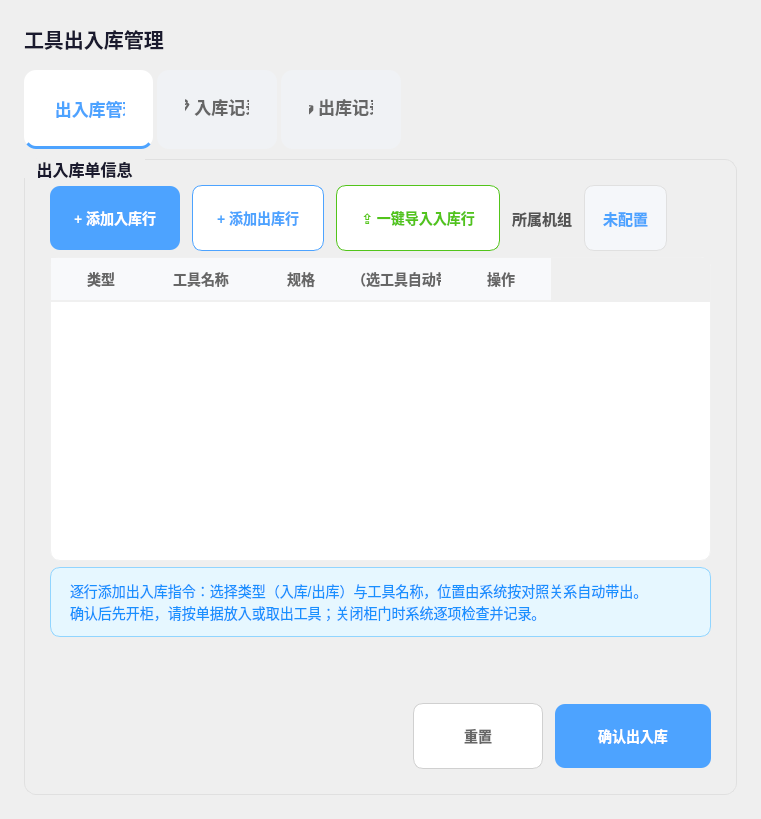
<?xml version="1.0" encoding="UTF-8"?>
<ui version="4.0">
 <class>ToolCheckinPage</class>
 <widget class="QWidget" name="ToolCheckinPage">
  <layout class="QVBoxLayout" name="mainLayout" stretch="0,1">
   <property name="spacing">
    <number>16</number>
   </property>
   <property name="leftMargin">
    <number>24</number>
   </property>
   <property name="topMargin">
    <number>24</number>
   </property>
   <property name="rightMargin">
    <number>24</number>
   </property>
   <property name="bottomMargin">
    <number>24</number>
   </property>
   <item>
    <widget class="QLabel" name="titleLabel">
     <property name="styleSheet">
      <string notr="true">font-size:20px;font-weight:700;color:#1a1a2e;</string>
     </property>
     <property name="text">
      <string>工具出入库管理</string>
     </property>
    </widget>
   </item>
   <item>
    <widget class="QTabWidget" name="tabWidget">
     <property name="styleSheet">
      <string notr="true">QTabWidget::pane { border: none; background: transparent; }
QTabBar::tab { background: #f0f2f5; color: #666; padding: 14px 28px; font-size: 17px; font-weight: 600; border-radius: 12px 12px 0 0; min-height: 48px; margin-right: 4px; }
QTabBar::tab:selected { background: white; color: #4da3ff; border-bottom: 3px solid #4da3ff; }
QTabBar::tab:hover { background: #e8f0fe; }</string>
     </property>
     <widget class="QWidget" name="checkinTab">
      <attribute name="title">
       <string>🔄 出入库管理</string>
      </attribute>
      <layout class="QVBoxLayout" name="checkinLayout">
       <property name="spacing">
        <number>16</number>
       </property>
       <property name="leftMargin">
        <number>0</number>
       </property>
       <property name="topMargin">
        <number>0</number>
       </property>
       <property name="rightMargin">
        <number>0</number>
       </property>
       <property name="bottomMargin">
        <number>0</number>
       </property>
       <item>
        <widget class="QGroupBox" name="panel">
         <property name="sizePolicy">
          <sizepolicy hsizetype="Preferred" vsizetype="Expanding">
           <horstretch>0</horstretch>
           <verstretch>1</verstretch>
          </sizepolicy>
         </property>
         <property name="styleSheet">
          <string notr="true">QGroupBox{font-size:16px;font-weight:700;color:#1a1a2e;
border:1px solid #e0e0e0;border-radius:12px;margin-top:10px;padding:16px;}
QGroupBox::title{padding:0 10px;}</string>
         </property>
         <property name="title">
          <string>出入库单信息</string>
         </property>
         <layout class="QVBoxLayout" name="panelLayout">
          <item>
           <layout class="QHBoxLayout" name="addRowBtnRow">
            <property name="spacing">
             <number>12</number>
            </property>
            <item>
             <widget class="QPushButton" name="addInBtn">
              <property name="minimumSize">
               <size>
                <width>0</width>
                <height>44</height>
               </size>
              </property>
              <property name="cursor">
               <cursorShape>PointingHandCursor</cursorShape>
              </property>
              <property name="styleSheet">
               <string notr="true">QPushButton { background: #4da3ff; color: white; border: none; border-radius: 10px; padding: 10px 24px; font-size: 14px; font-weight: 700; min-height: 44px; }
QPushButton:hover { background: #3d8ae0; }
QPushButton:pressed { background: #2e7bd6; }</string>
              </property>
              <property name="text">
               <string>+ 添加入库行</string>
              </property>
             </widget>
            </item>
            <item>
             <widget class="QPushButton" name="addOutBtn">
              <property name="minimumSize">
               <size>
                <width>0</width>
                <height>44</height>
               </size>
              </property>
              <property name="cursor">
               <cursorShape>PointingHandCursor</cursorShape>
              </property>
              <property name="styleSheet">
               <string notr="true">QPushButton { background: #fff; color: #4da3ff; border: 1px solid #4da3ff; border-radius: 10px; padding: 10px 24px; font-size: 14px; font-weight: 700; min-height: 44px; }
QPushButton:hover { background: #e8f0fe; }
QPushButton:pressed { background: #d6e9ff; }</string>
              </property>
              <property name="text">
               <string>+ 添加出库行</string>
              </property>
             </widget>
            </item>
            <item>
             <widget class="QPushButton" name="batchImportInBtn">
              <property name="minimumSize">
               <size>
                <width>0</width>
                <height>44</height>
               </size>
              </property>
              <property name="cursor">
               <cursorShape>PointingHandCursor</cursorShape>
              </property>
              <property name="styleSheet">
               <string notr="true">QPushButton { background: #fff; color: #52c41a; border: 1px solid #52c41a; border-radius: 10px; padding: 10px 24px; font-size: 14px; font-weight: 700; min-height: 44px; }
QPushButton:hover { background: #f6ffed; }
QPushButton:pressed { background: #d9f7be; }</string>
              </property>
              <property name="text">
               <string>⇪ 一键导入入库行</string>
              </property>
             </widget>
            </item>
            <item>
             <widget class="QLabel" name="machineGroupTitleLabel">
              <property name="styleSheet">
               <string notr="true">font-size:15px;font-weight:600;color:#555;background:transparent;</string>
              </property>
              <property name="text">
               <string>所属机组</string>
              </property>
             </widget>
            </item>
            <item>
             <widget class="QLabel" name="machineGroupLabel">
              <property name="styleSheet">
               <string notr="true">font-size:15px;font-weight:600;color:#4da3ff;
background:#f5f7fa;border:1px solid #e0e0e0;border-radius:10px;
padding:8px 14px;</string>
              </property>
              <property name="text">
               <string>未配置</string>
              </property>
             </widget>
            </item>
            <item>
             <spacer name="addRowSpacer">
              <property name="orientation">
               <enum>Qt::Horizontal</enum>
              </property>
              <property name="sizeHint" stdset="0">
               <size>
                <width>40</width>
                <height>20</height>
               </size>
              </property>
             </spacer>
            </item>
           </layout>
          </item>
          <item>
           <widget class="QTableWidget" name="orderTable">
            <property name="sizePolicy">
             <sizepolicy hsizetype="Expanding" vsizetype="Expanding">
              <horstretch>0</horstretch>
              <verstretch>1</verstretch>
             </sizepolicy>
            </property>
            <property name="minimumSize">
             <size>
              <width>0</width>
              <height>300</height>
             </size>
            </property>
            <property name="styleSheet">
             <string notr="true">QTableWidget{font-size:14px;background:white;border:1px solid #f0f0f0;border-radius:10px;outline:none;}
QTableWidget::item{padding:6px 10px;color:#333;border-bottom:1px solid #f3f3f3;}
QHeaderView::section{background:#f8f9fb;color:#666;font-weight:600;font-size:14px;padding:8px 10px;border:none;border-bottom:2px solid #f0f0f0;}</string>
            </property>
            <property name="selectionBehavior">
             <enum>QAbstractItemView::SelectRows</enum>
            </property>
            <property name="editTriggers">
             <set>QAbstractItemView::NoEditTriggers</set>
            </property>
            <attribute name="verticalHeaderVisible">
             <bool>false</bool>
            </attribute>
            <column>
             <property name="text">
              <string>类型</string>
             </property>
            </column>
            <column>
             <property name="text">
              <string>工具名称</string>
             </property>
            </column>
            <column>
             <property name="text">
              <string>规格</string>
             </property>
            </column>
            <column>
             <property name="text">
              <string>位置（选工具自动带出）</string>
             </property>
            </column>
            <column>
             <property name="text">
              <string>操作</string>
             </property>
            </column>
           </widget>
          </item>
          <item>
           <widget class="QLabel" name="tipLabel">
            <property name="styleSheet">
             <string notr="true">font-size:14px;color:#1890ff;background:#e6f7ff;border:1px solid #91d5ff;border-radius:10px;padding:12px 16px;</string>
            </property>
            <property name="text">
             <string>逐行添加出入库指令：选择类型（入库/出库）与工具名称，位置由系统按对照关系自动带出。
确认后先开柜，请按单据放入或取出工具；关闭柜门时系统逐项检查并记录。</string>
            </property>
            <property name="wordWrap">
             <bool>true</bool>
            </property>
           </widget>
          </item>
          <item>
           <widget class="QLabel" name="errorLabel">
            <property name="visible">
             <bool>false</bool>
            </property>
            <property name="styleSheet">
             <string notr="true">font-size:16px;color:#e53935;padding:10px 0;text-align:right;</string>
            </property>
            <property name="text">
             <string/>
            </property>
            <property name="wordWrap">
             <bool>true</bool>
            </property>
           </widget>
          </item>
          <item>
           <layout class="QHBoxLayout" name="btnRow">
            <property name="spacing">
             <number>12</number>
            </property>
            <property name="leftMargin">
             <number>0</number>
            </property>
            <property name="topMargin">
             <number>16</number>
            </property>
            <property name="rightMargin">
             <number>0</number>
            </property>
            <property name="bottomMargin">
             <number>0</number>
            </property>
            <item>
             <spacer name="btnRowSpacer">
              <property name="orientation">
               <enum>Qt::Horizontal</enum>
              </property>
              <property name="sizeHint" stdset="0">
               <size>
                <width>40</width>
                <height>20</height>
               </size>
              </property>
             </spacer>
            </item>
            <item>
             <widget class="QPushButton" name="resetBtn">
              <property name="minimumSize">
               <size>
                <width>0</width>
                <height>48</height>
               </size>
              </property>
              <property name="cursor">
               <cursorShape>PointingHandCursor</cursorShape>
              </property>
              <property name="styleSheet">
               <string notr="true">QPushButton { background: #fff; color: #666; border: 1px solid #d0d0d0; border-radius: 10px; padding: 10px 24px; font-size: 14px; font-weight: 600; min-height: 44px; min-width: 80px; }
QPushButton:hover { background: #f5f5f5; border-color: #b0b0b0; }
QPushButton:pressed { background: #e8e8e8; }</string>
              </property>
              <property name="text">
               <string>重置</string>
              </property>
             </widget>
            </item>
            <item>
             <widget class="QPushButton" name="submitBtn">
              <property name="minimumSize">
               <size>
                <width>0</width>
                <height>48</height>
               </size>
              </property>
              <property name="cursor">
               <cursorShape>PointingHandCursor</cursorShape>
              </property>
              <property name="styleSheet">
               <string notr="true">QPushButton { background: #4da3ff; color: white; border: none; border-radius: 10px; padding: 10px 28px; font-size: 14px; font-weight: 700; min-height: 44px; min-width: 100px; }
QPushButton:hover { background: #3d8ae0; }
QPushButton:pressed { background: #2e7bd6; }
QPushButton:disabled { background: #cccccc; color: #888888; }</string>
              </property>
              <property name="text">
               <string>确认出入库</string>
              </property>
             </widget>
            </item>
           </layout>
          </item>
         </layout>
        </widget>
       </item>
      </layout>
     </widget>
     <widget class="QWidget" name="recordTab">
      <attribute name="title">
       <string>📋 入库记录</string>
      </attribute>
      <layout class="QVBoxLayout" name="recordLayout">
       <property name="spacing">
        <number>12</number>
       </property>
       <property name="leftMargin">
        <number>0</number>
       </property>
       <property name="topMargin">
        <number>0</number>
       </property>
       <property name="rightMargin">
        <number>0</number>
       </property>
       <property name="bottomMargin">
        <number>0</number>
       </property>
       <item>
        <widget class="QLabel" name="recordTitle">
         <property name="styleSheet">
          <string notr="true">font-size:20px;font-weight:bold;color:#1a1a2e;</string>
         </property>
         <property name="text">
          <string>入库历史记录</string>
         </property>
        </widget>
       </item>
       <item>
        <widget class="QTableWidget" name="recordTable">
         <property name="selectionBehavior">
          <enum>QAbstractItemView::SelectRows</enum>
         </property>
         <property name="editTriggers">
          <set>QAbstractItemView::NoEditTriggers</set>
         </property>
         <attribute name="verticalHeaderVisible">
          <bool>false</bool>
         </attribute>
         <column>
          <property name="text">
           <string>入库时间</string>
          </property>
         </column>
         <column>
          <property name="text">
           <string>工具名称</string>
          </property>
         </column>
         <column>
          <property name="text">
           <string>工具编号</string>
          </property>
         </column>
         <column>
          <property name="text">
           <string>位置</string>
          </property>
         </column>
         <column>
          <property name="text">
           <string>供应商</string>
          </property>
         </column>
         <column>
          <property name="text">
           <string>操作人</string>
          </property>
         </column>
        </widget>
       </item>
       <item>
        <layout class="QHBoxLayout" name="recordPageRow">
         <property name="spacing">
          <number>6</number>
         </property>
         <property name="leftMargin">
          <number>0</number>
         </property>
         <property name="topMargin">
          <number>8</number>
         </property>
         <property name="rightMargin">
          <number>0</number>
         </property>
         <property name="bottomMargin">
          <number>0</number>
         </property>
           <item>
      <widget class="PaginationBar" name="recordPaginationBar"/>
     </item>
   </layout>
       </item>
      </layout>
     </widget>
     <widget class="QWidget" name="checkoutRecordTab">
      <attribute name="title">
       <string>📤 出库记录</string>
      </attribute>
      <layout class="QVBoxLayout" name="checkoutRecordLayout">
       <property name="spacing">
        <number>12</number>
       </property>
       <property name="leftMargin">
        <number>0</number>
       </property>
       <property name="topMargin">
        <number>0</number>
       </property>
       <property name="rightMargin">
        <number>0</number>
       </property>
       <property name="bottomMargin">
        <number>0</number>
       </property>
       <item>
        <widget class="QLabel" name="checkoutRecordTitle">
         <property name="styleSheet">
          <string notr="true">font-size:20px;font-weight:bold;color:#1a1a2e;</string>
         </property>
         <property name="text">
          <string>出库历史记录</string>
         </property>
        </widget>
       </item>
       <item>
        <widget class="QTableWidget" name="checkoutRecordTable">
         <property name="selectionBehavior">
          <enum>QAbstractItemView::SelectRows</enum>
         </property>
         <property name="editTriggers">
          <set>QAbstractItemView::NoEditTriggers</set>
         </property>
         <attribute name="verticalHeaderVisible">
          <bool>false</bool>
         </attribute>
         <column>
          <property name="text">
           <string>出库时间</string>
          </property>
         </column>
         <column>
          <property name="text">
           <string>工具名称</string>
          </property>
         </column>
         <column>
          <property name="text">
           <string>工具编号</string>
          </property>
         </column>
         <column>
          <property name="text">
           <string>操作人</string>
          </property>
         </column>
        </widget>
       </item>
       <item>
        <layout class="QHBoxLayout" name="checkoutRecordPageRow">
         <property name="spacing">
          <number>6</number>
         </property>
         <property name="leftMargin">
          <number>0</number>
         </property>
         <property name="topMargin">
          <number>8</number>
         </property>
         <property name="rightMargin">
          <number>0</number>
         </property>
         <property name="bottomMargin">
          <number>0</number>
         </property>
         <item>
          <widget class="PaginationBar" name="checkoutRecordPaginationBar"/>
         </item>
        </layout>
       </item>
      </layout>
     </widget>
    </widget>
   </item>
  </layout>
 </widget>
 <customwidgets>
  <customwidget>
   <class>PaginationBar</class>
   <extends>QWidget</extends>
   <header>components/PaginationBar.h</header>
  </customwidget>
 </customwidgets>
 <resources/>
 <connections/>
</ui>
